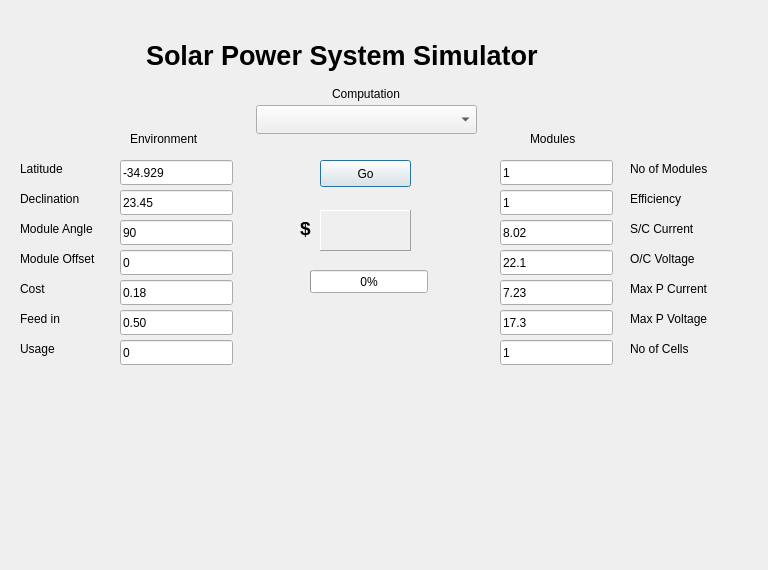
<?xml version="1.0" encoding="UTF-8"?>
<ui version="4.0">
 <class>SolarPowerDialog</class>
 <widget class="QDialog" name="SolarPowerDialog">
  <property name="geometry">
   <rect>
    <x>0</x>
    <y>0</y>
    <width>768</width>
    <height>570</height>
   </rect>
  </property>
  <property name="windowTitle">
   <string>Dialog</string>
  </property>
  <widget class="QLabel" name="label">
   <property name="geometry">
    <rect>
     <x>146</x>
     <y>30</y>
     <width>467</width>
     <height>51</height>
    </rect>
   </property>
   <property name="font">
    <font>
     <pointsize>20</pointsize>
     <weight>75</weight>
     <bold>true</bold>
    </font>
   </property>
   <property name="text">
    <string>Solar Power System Simulator</string>
   </property>
  </widget>
  <widget class="QComboBox" name="computationComboBox">
   <property name="geometry">
    <rect>
     <x>256</x>
     <y>105</y>
     <width>221</width>
     <height>29</height>
    </rect>
   </property>
  </widget>
  <widget class="QLabel" name="label_2">
   <property name="geometry">
    <rect>
     <x>332</x>
     <y>85</y>
     <width>91</width>
     <height>17</height>
    </rect>
   </property>
   <property name="text">
    <string>Computation</string>
   </property>
  </widget>
  <widget class="QLineEdit" name="latitudeLineEdit">
   <property name="geometry">
    <rect>
     <x>120</x>
     <y>160</y>
     <width>113</width>
     <height>25</height>
    </rect>
   </property>
   <property name="toolTip">
    <string>&lt;html&gt;&lt;head/&gt;&lt;body&gt;&lt;p&gt;Location on the earth surface of the installation.&lt;br/&gt;&lt;/p&gt;&lt;/body&gt;&lt;/html&gt;</string>
   </property>
   <property name="text">
    <string>-34.929</string>
   </property>
   <property name="cursorPosition">
    <number>1</number>
   </property>
  </widget>
  <widget class="QLineEdit" name="moduleAngleLineEdit">
   <property name="geometry">
    <rect>
     <x>120</x>
     <y>220</y>
     <width>113</width>
     <height>25</height>
    </rect>
   </property>
   <property name="toolTip">
    <string>&lt;html&gt;&lt;head/&gt;&lt;body&gt;&lt;p&gt;Angle of the solar modules to the vertical.&lt;/p&gt;&lt;/body&gt;&lt;/html&gt;</string>
   </property>
   <property name="text">
    <string>90</string>
   </property>
   <property name="cursorPosition">
    <number>1</number>
   </property>
  </widget>
  <widget class="QLineEdit" name="moduleOffsetLineEdit">
   <property name="geometry">
    <rect>
     <x>120</x>
     <y>250</y>
     <width>113</width>
     <height>25</height>
    </rect>
   </property>
   <property name="toolTip">
    <string>&lt;html&gt;&lt;head/&gt;&lt;body&gt;&lt;p&gt;Angle offset of the module from North towards East.&lt;/p&gt;&lt;/body&gt;&lt;/html&gt;</string>
   </property>
   <property name="text">
    <string>0</string>
   </property>
   <property name="cursorPosition">
    <number>1</number>
   </property>
  </widget>
  <widget class="QLineEdit" name="costLineEdit">
   <property name="geometry">
    <rect>
     <x>120</x>
     <y>280</y>
     <width>113</width>
     <height>25</height>
    </rect>
   </property>
   <property name="toolTip">
    <string>&lt;html&gt;&lt;head/&gt;&lt;body&gt;&lt;p&gt;tariff ($/kwH) paid by the user.&lt;/p&gt;&lt;/body&gt;&lt;/html&gt;</string>
   </property>
   <property name="text">
    <string>0.18</string>
   </property>
   <property name="cursorPosition">
    <number>1</number>
   </property>
  </widget>
  <widget class="QLineEdit" name="feedInLineEdit">
   <property name="geometry">
    <rect>
     <x>120</x>
     <y>310</y>
     <width>113</width>
     <height>25</height>
    </rect>
   </property>
   <property name="toolTip">
    <string>&lt;html&gt;&lt;head/&gt;&lt;body&gt;&lt;p&gt;tariff ($/kwH) paid to the user.&lt;/p&gt;&lt;/body&gt;&lt;/html&gt;</string>
   </property>
   <property name="text">
    <string>0.50</string>
   </property>
   <property name="cursorPosition">
    <number>1</number>
   </property>
  </widget>
  <widget class="QLabel" name="label_3">
   <property name="geometry">
    <rect>
     <x>20</x>
     <y>160</y>
     <width>91</width>
     <height>17</height>
    </rect>
   </property>
   <property name="toolTip">
    <string>&lt;html&gt;&lt;head/&gt;&lt;body&gt;&lt;p&gt;Location on the earth surface of the installation.&lt;br/&gt;&lt;/p&gt;&lt;/body&gt;&lt;/html&gt;</string>
   </property>
   <property name="text">
    <string>Latitude</string>
   </property>
  </widget>
  <widget class="QLabel" name="label_4">
   <property name="geometry">
    <rect>
     <x>20</x>
     <y>220</y>
     <width>91</width>
     <height>17</height>
    </rect>
   </property>
   <property name="toolTip">
    <string>&lt;html&gt;&lt;head/&gt;&lt;body&gt;&lt;p&gt;Angle of the solar modules to the vertical.&lt;/p&gt;&lt;/body&gt;&lt;/html&gt;</string>
   </property>
   <property name="text">
    <string>Module Angle</string>
   </property>
  </widget>
  <widget class="QLabel" name="label_5">
   <property name="geometry">
    <rect>
     <x>20</x>
     <y>250</y>
     <width>91</width>
     <height>17</height>
    </rect>
   </property>
   <property name="toolTip">
    <string>&lt;html&gt;&lt;head/&gt;&lt;body&gt;&lt;p&gt;Angle offset of the module from North towards East.&lt;/p&gt;&lt;/body&gt;&lt;/html&gt;</string>
   </property>
   <property name="text">
    <string>Module Offset</string>
   </property>
  </widget>
  <widget class="QLabel" name="label_6">
   <property name="geometry">
    <rect>
     <x>20</x>
     <y>280</y>
     <width>91</width>
     <height>17</height>
    </rect>
   </property>
   <property name="toolTip">
    <string>&lt;html&gt;&lt;head/&gt;&lt;body&gt;&lt;p&gt;tariff ($/kwH) paid by the user.&lt;/p&gt;&lt;/body&gt;&lt;/html&gt;</string>
   </property>
   <property name="text">
    <string>Cost</string>
   </property>
  </widget>
  <widget class="QLabel" name="label_7">
   <property name="geometry">
    <rect>
     <x>20</x>
     <y>310</y>
     <width>91</width>
     <height>17</height>
    </rect>
   </property>
   <property name="toolTip">
    <string>&lt;html&gt;&lt;head/&gt;&lt;body&gt;&lt;p&gt;tariff ($/kwH) paid to the user.&lt;/p&gt;&lt;/body&gt;&lt;/html&gt;</string>
   </property>
   <property name="text">
    <string>Feed in</string>
   </property>
  </widget>
  <widget class="QLineEdit" name="usageLineEdit">
   <property name="geometry">
    <rect>
     <x>120</x>
     <y>340</y>
     <width>113</width>
     <height>25</height>
    </rect>
   </property>
   <property name="toolTip">
    <string>&lt;html&gt;&lt;head/&gt;&lt;body&gt;&lt;p&gt;average power in kW taken by the user during the day.&lt;/p&gt;&lt;/body&gt;&lt;/html&gt;</string>
   </property>
   <property name="text">
    <string>0</string>
   </property>
   <property name="cursorPosition">
    <number>1</number>
   </property>
  </widget>
  <widget class="QLabel" name="label_8">
   <property name="geometry">
    <rect>
     <x>20</x>
     <y>340</y>
     <width>91</width>
     <height>17</height>
    </rect>
   </property>
   <property name="toolTip">
    <string>&lt;html&gt;&lt;head/&gt;&lt;body&gt;&lt;p&gt;average power in kW taken by the user during the day.&lt;/p&gt;&lt;/body&gt;&lt;/html&gt;</string>
   </property>
   <property name="text">
    <string>Usage</string>
   </property>
  </widget>
  <widget class="QLabel" name="label_9">
   <property name="geometry">
    <rect>
     <x>20</x>
     <y>190</y>
     <width>91</width>
     <height>17</height>
    </rect>
   </property>
   <property name="toolTip">
    <string>&lt;html&gt;&lt;head/&gt;&lt;body&gt;&lt;p&gt;Angle of the sun's rays to the equatorial plane (only used for day computations).&lt;/p&gt;&lt;/body&gt;&lt;/html&gt;</string>
   </property>
   <property name="text">
    <string>Declination</string>
   </property>
  </widget>
  <widget class="QLineEdit" name="declinationLineEdit">
   <property name="geometry">
    <rect>
     <x>120</x>
     <y>190</y>
     <width>113</width>
     <height>25</height>
    </rect>
   </property>
   <property name="toolTip">
    <string>&lt;html&gt;&lt;head/&gt;&lt;body&gt;&lt;p&gt;Angle of the sun's rays to the equatorial plane (only used for day computations).&lt;/p&gt;&lt;/body&gt;&lt;/html&gt;</string>
   </property>
   <property name="text">
    <string>23.45</string>
   </property>
   <property name="cursorPosition">
    <number>1</number>
   </property>
  </widget>
  <widget class="QPushButton" name="goPushButton">
   <property name="geometry">
    <rect>
     <x>320</x>
     <y>160</y>
     <width>91</width>
     <height>27</height>
    </rect>
   </property>
   <property name="text">
    <string>Go</string>
   </property>
  </widget>
  <widget class="QLabel" name="result">
   <property name="geometry">
    <rect>
     <x>320</x>
     <y>210</y>
     <width>91</width>
     <height>41</height>
    </rect>
   </property>
   <property name="font">
    <font>
     <pointsize>14</pointsize>
     <weight>75</weight>
     <bold>true</bold>
    </font>
   </property>
   <property name="autoFillBackground">
    <bool>true</bool>
   </property>
   <property name="frameShape">
    <enum>QFrame::Panel</enum>
   </property>
   <property name="frameShadow">
    <enum>QFrame::Raised</enum>
   </property>
   <property name="midLineWidth">
    <number>0</number>
   </property>
   <property name="text">
    <string/>
   </property>
  </widget>
  <widget class="QLabel" name="label_10">
   <property name="geometry">
    <rect>
     <x>130</x>
     <y>130</y>
     <width>91</width>
     <height>17</height>
    </rect>
   </property>
   <property name="toolTip">
    <string>&lt;html&gt;&lt;head/&gt;&lt;body&gt;&lt;p&gt;Location on the earth surface of the installation.&lt;br/&gt;&lt;/p&gt;&lt;/body&gt;&lt;/html&gt;</string>
   </property>
   <property name="text">
    <string>Environment</string>
   </property>
  </widget>
  <widget class="QLabel" name="label_11">
   <property name="geometry">
    <rect>
     <x>630</x>
     <y>340</y>
     <width>91</width>
     <height>17</height>
    </rect>
   </property>
   <property name="toolTip">
    <string>Number of cells in series. Leave at 1 if cell resistance is zero. If greater than 1, voltages above must be divided by number of cells.</string>
   </property>
   <property name="text">
    <string>No of Cells</string>
   </property>
  </widget>
  <widget class="QLabel" name="label_12">
   <property name="geometry">
    <rect>
     <x>630</x>
     <y>310</y>
     <width>101</width>
     <height>17</height>
    </rect>
   </property>
   <property name="toolTip">
    <string>Voltage at maximum power point from datasheets</string>
   </property>
   <property name="text">
    <string>Max P Voltage</string>
   </property>
  </widget>
  <widget class="QLabel" name="label_13">
   <property name="geometry">
    <rect>
     <x>630</x>
     <y>250</y>
     <width>91</width>
     <height>17</height>
    </rect>
   </property>
   <property name="toolTip">
    <string>Open circuit voltage from datasheets</string>
   </property>
   <property name="text">
    <string>O/C Voltage</string>
   </property>
  </widget>
  <widget class="QLineEdit" name="numberModulesLineEdit">
   <property name="geometry">
    <rect>
     <x>500</x>
     <y>160</y>
     <width>113</width>
     <height>25</height>
    </rect>
   </property>
   <property name="toolTip">
    <string>Number of modules in the system</string>
   </property>
   <property name="text">
    <string>1</string>
   </property>
   <property name="cursorPosition">
    <number>1</number>
   </property>
  </widget>
  <widget class="QLineEdit" name="ocVoltageLineEdit">
   <property name="geometry">
    <rect>
     <x>500</x>
     <y>250</y>
     <width>113</width>
     <height>25</height>
    </rect>
   </property>
   <property name="toolTip">
    <string>Open circuit voltage from datasheets</string>
   </property>
   <property name="text">
    <string>22.1</string>
   </property>
   <property name="cursorPosition">
    <number>1</number>
   </property>
  </widget>
  <widget class="QLabel" name="label_14">
   <property name="geometry">
    <rect>
     <x>530</x>
     <y>130</y>
     <width>91</width>
     <height>17</height>
    </rect>
   </property>
   <property name="toolTip">
    <string>&lt;html&gt;&lt;head/&gt;&lt;body&gt;&lt;p&gt;Location on the earth surface of the installation.&lt;br/&gt;&lt;/p&gt;&lt;/body&gt;&lt;/html&gt;</string>
   </property>
   <property name="text">
    <string>Modules</string>
   </property>
  </widget>
  <widget class="QLabel" name="label_15">
   <property name="geometry">
    <rect>
     <x>630</x>
     <y>190</y>
     <width>91</width>
     <height>17</height>
    </rect>
   </property>
   <property name="toolTip">
    <string>Efficiency of electronics converting output to standard power levels.</string>
   </property>
   <property name="text">
    <string>Efficiency</string>
   </property>
  </widget>
  <widget class="QLineEdit" name="scCurrentLineEdit">
   <property name="geometry">
    <rect>
     <x>500</x>
     <y>220</y>
     <width>113</width>
     <height>25</height>
    </rect>
   </property>
   <property name="toolTip">
    <string>Short circuit current from datasheets.</string>
   </property>
   <property name="text">
    <string>8.02</string>
   </property>
   <property name="cursorPosition">
    <number>1</number>
   </property>
  </widget>
  <widget class="QLabel" name="label_16">
   <property name="geometry">
    <rect>
     <x>630</x>
     <y>160</y>
     <width>101</width>
     <height>17</height>
    </rect>
   </property>
   <property name="toolTip">
    <string>Number of modules in the system</string>
   </property>
   <property name="text">
    <string>No of Modules</string>
   </property>
  </widget>
  <widget class="QLineEdit" name="numberCellsLineEdit">
   <property name="geometry">
    <rect>
     <x>500</x>
     <y>340</y>
     <width>113</width>
     <height>25</height>
    </rect>
   </property>
   <property name="toolTip">
    <string>Number of cells in series. Leave at 1 if cell resistance is zero. If greater than 1, voltages above must be divided by number of cells.</string>
   </property>
   <property name="text">
    <string>1</string>
   </property>
   <property name="cursorPosition">
    <number>1</number>
   </property>
  </widget>
  <widget class="QLabel" name="label_17">
   <property name="geometry">
    <rect>
     <x>630</x>
     <y>280</y>
     <width>101</width>
     <height>17</height>
    </rect>
   </property>
   <property name="toolTip">
    <string>datasheets</string>
   </property>
   <property name="text">
    <string>Max P Current</string>
   </property>
  </widget>
  <widget class="QLineEdit" name="efficiencyLineEdit">
   <property name="geometry">
    <rect>
     <x>500</x>
     <y>190</y>
     <width>113</width>
     <height>25</height>
    </rect>
   </property>
   <property name="toolTip">
    <string>Efficiency of electronics converting output to standard power levels.</string>
   </property>
   <property name="text">
    <string>1</string>
   </property>
   <property name="cursorPosition">
    <number>1</number>
   </property>
  </widget>
  <widget class="QLineEdit" name="maxPCurrentLineEdit">
   <property name="geometry">
    <rect>
     <x>500</x>
     <y>280</y>
     <width>113</width>
     <height>25</height>
    </rect>
   </property>
   <property name="toolTip">
    <string>Current at maximum power point from datasheets</string>
   </property>
   <property name="text">
    <string>7.23</string>
   </property>
   <property name="cursorPosition">
    <number>1</number>
   </property>
  </widget>
  <widget class="QLineEdit" name="maxPVoltageLineEdit">
   <property name="geometry">
    <rect>
     <x>500</x>
     <y>310</y>
     <width>113</width>
     <height>25</height>
    </rect>
   </property>
   <property name="toolTip">
    <string>Voltage at maximum power point from datasheets</string>
   </property>
   <property name="text">
    <string>17.3</string>
   </property>
   <property name="cursorPosition">
    <number>1</number>
   </property>
  </widget>
  <widget class="QLabel" name="label_18">
   <property name="geometry">
    <rect>
     <x>630</x>
     <y>220</y>
     <width>91</width>
     <height>17</height>
    </rect>
   </property>
   <property name="toolTip">
    <string>Short circuit current from datasheets.</string>
   </property>
   <property name="text">
    <string>S/C Current</string>
   </property>
  </widget>
  <widget class="QLabel" name="label_19">
   <property name="geometry">
    <rect>
     <x>300</x>
     <y>220</y>
     <width>21</width>
     <height>17</height>
    </rect>
   </property>
   <property name="font">
    <font>
     <pointsize>14</pointsize>
     <weight>75</weight>
     <bold>true</bold>
    </font>
   </property>
   <property name="toolTip">
    <string/>
   </property>
   <property name="text">
    <string>$</string>
   </property>
  </widget>
  <widget class="QProgressBar" name="computationProgressBar">
   <property name="geometry">
    <rect>
     <x>310</x>
     <y>270</y>
     <width>118</width>
     <height>23</height>
    </rect>
   </property>
   <property name="maximum">
    <number>365</number>
   </property>
   <property name="value">
    <number>0</number>
   </property>
  </widget>
 </widget>
 <tabstops>
  <tabstop>latitudeLineEdit</tabstop>
  <tabstop>declinationLineEdit</tabstop>
  <tabstop>moduleAngleLineEdit</tabstop>
  <tabstop>moduleOffsetLineEdit</tabstop>
  <tabstop>costLineEdit</tabstop>
  <tabstop>feedInLineEdit</tabstop>
  <tabstop>usageLineEdit</tabstop>
  <tabstop>numberModulesLineEdit</tabstop>
  <tabstop>efficiencyLineEdit</tabstop>
  <tabstop>scCurrentLineEdit</tabstop>
  <tabstop>ocVoltageLineEdit</tabstop>
  <tabstop>maxPCurrentLineEdit</tabstop>
  <tabstop>maxPVoltageLineEdit</tabstop>
  <tabstop>numberCellsLineEdit</tabstop>
  <tabstop>computationComboBox</tabstop>
  <tabstop>goPushButton</tabstop>
 </tabstops>
 <resources/>
 <connections/>
</ui>
